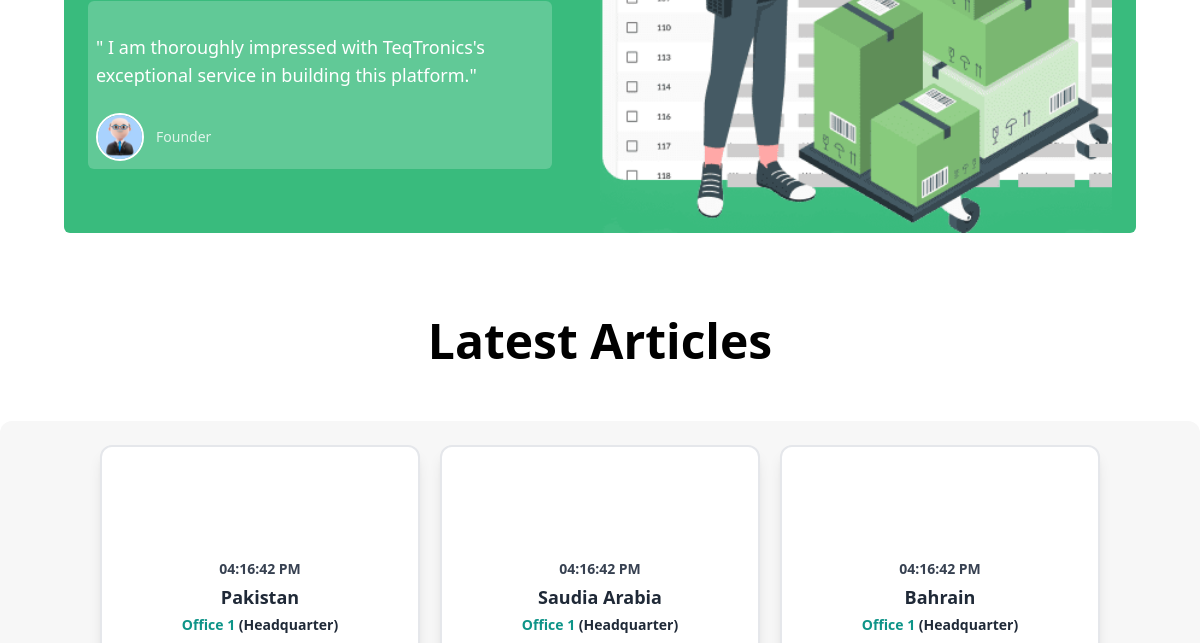
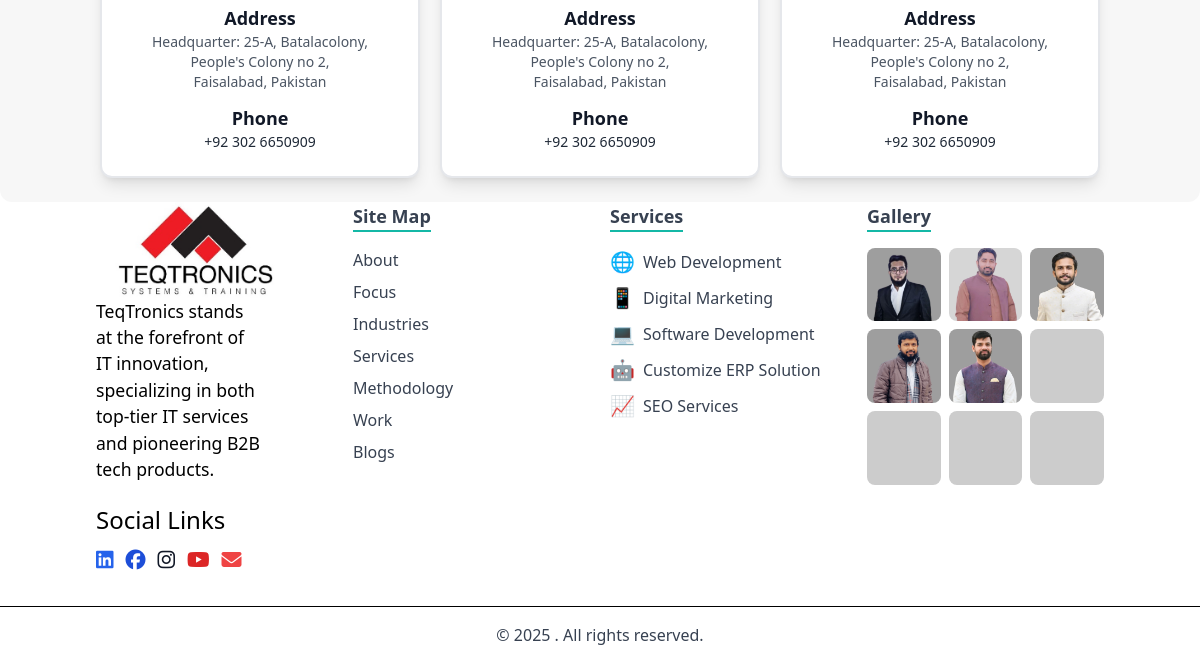
Before: / (lower part) with the older database file (2 pictures, top to bottom).
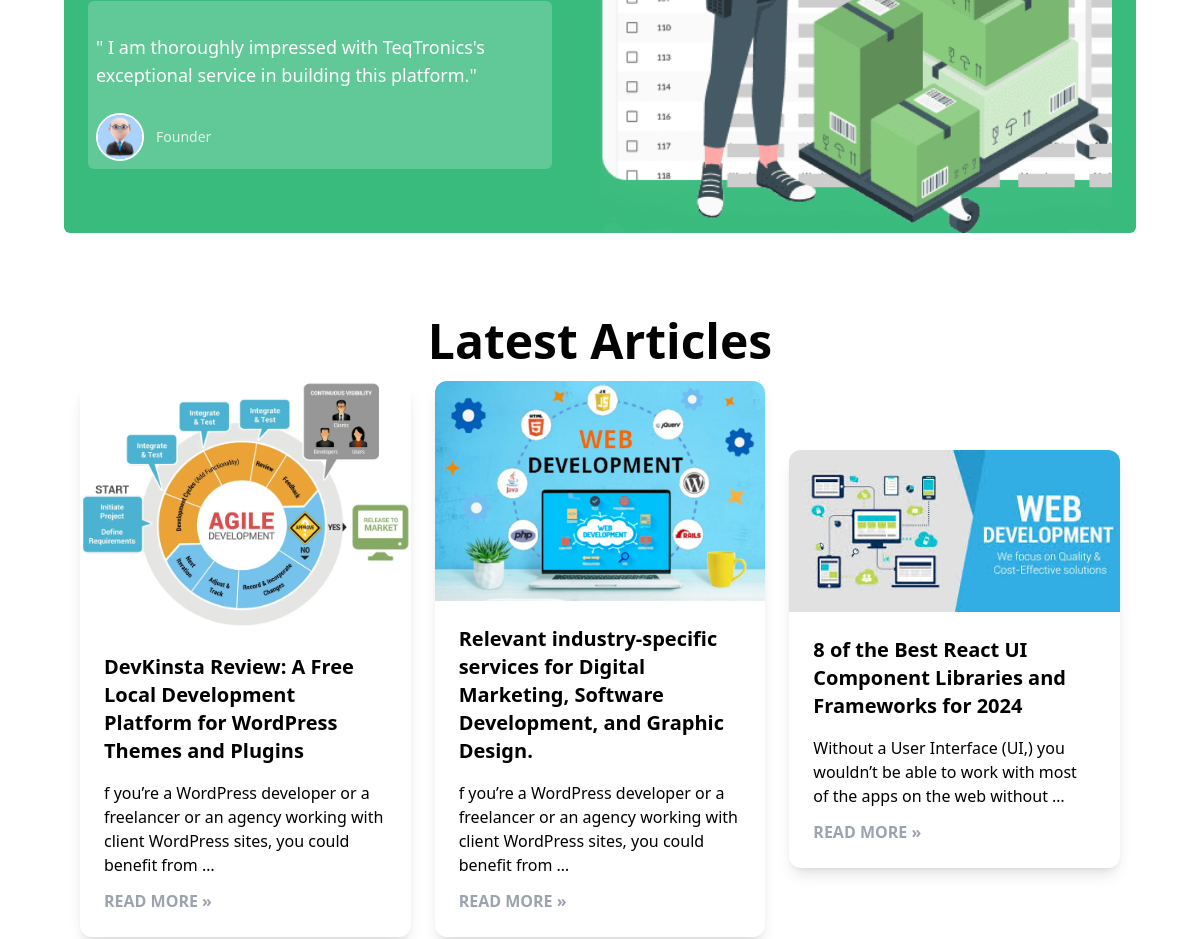
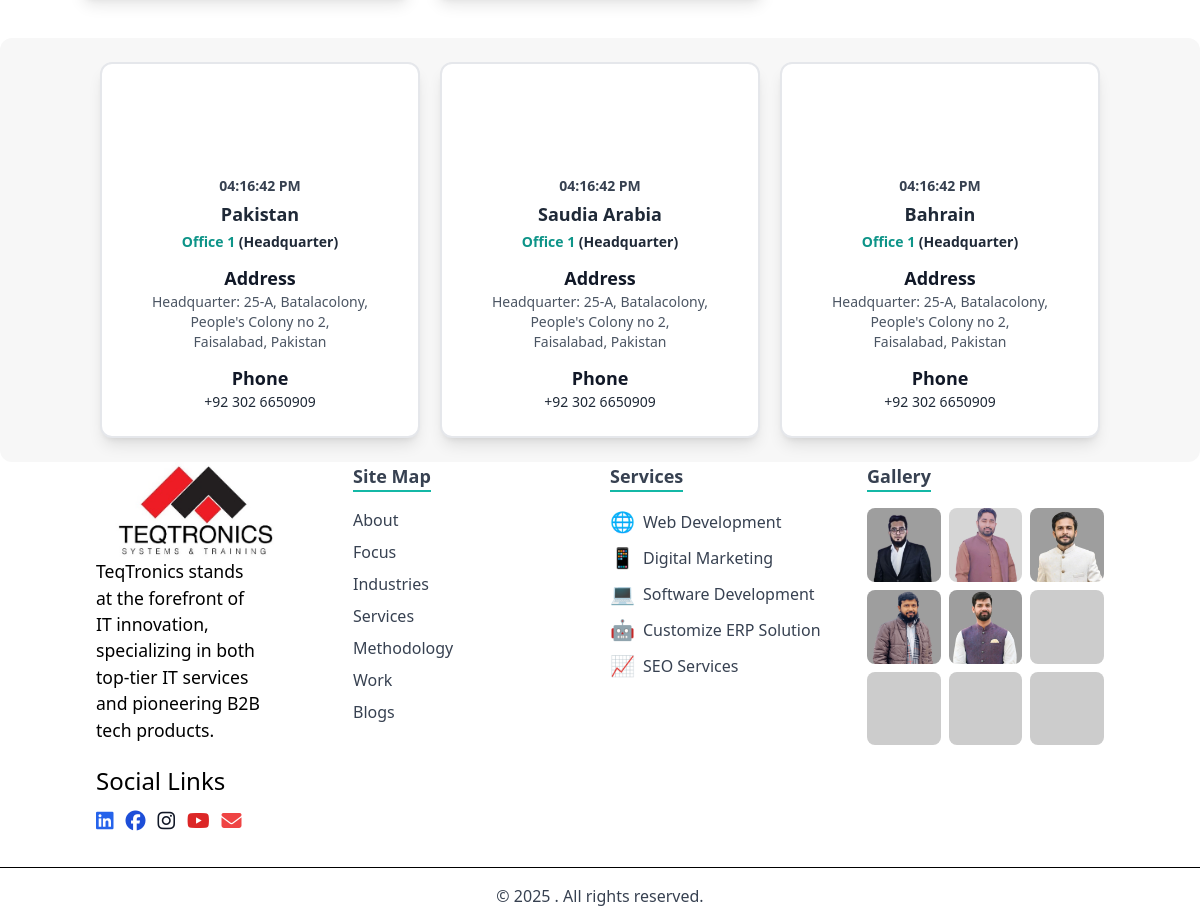
After: the same page with the newer database file (2 pictures, top to bottom).
### theme/models.py (models this page shows, shortened)
class Blog(models.Model):
    title = models.CharField(max_length=255)
    slug = models.SlugField(unique=True, blank=True)
    content = RichTextUploadingField(default="")
    author = models.ForeignKey(User, on_delete=models.SET_NULL, null=True)
    image = models.ImageField(upload_to='blogs/')
    category = models.ForeignKey(Category, on_delete=models.CASCADE, default=1, related_name='blogs')
    published_date = models.DateField(auto_now_add=True)

### theme/views.py (the view)
# urls.py: path('', views.home, name='home'),
def home(request):
    blogs = Blog.objects.order_by('-published_date')[:3]  # Get the 3 latest blogs
    return render(request, 'home.html', {'blogs': blogs})

### theme/templates/home.html (shortened to what this page needs)
{% extends "base.html" %}
{%load static%}
{% block content %}
<br>
<br><br>
<section class="w-full   my-10 px-16 py-5 ">
    <section class="bg-[#39BB7D] flex rounded-md  flex-col md:flex-row items-center justify-between  px-6 relative">
        <div class="w-full h-full  flex flex-col gap-2 items-start ">
            <div class="bg-[#61C997] rounded-md p-2">
                <p class="mt-6 text-lg text-white blur-[.4px] max-w-md">
                    " I am thoroughly impressed with TeqTronics's exceptional service in building this
                    platform."
                </p>
                <div class="flex items-center mt-6">
                    <img src="{%static 'img/work1logo.jpg'%}" alt="User Avatar"
                        class="w-12 h-12 rounded-full border-2 border-white">
                    <div class="ml-3">
                        <p class="text-sm text-white/80">Founder</p>
                    </div>
                </div>
            </div>
        </div>
        <div class="w-full h-full "><img src="{%static 'img/work3.png'%}" alt="food mbl" class="w-full h-full object-cover">
        </div>
    </section>
</section>
    <article class="w-full text-center px-16 max-md:px-10 max-md:py-4 py-6">
        <h1 class="text-5xl font-bold blur-[.4px]">Latest Articles</h1>
        <div class="w-full flex justify-center max-md:flex-col items-center gap-6 p-4">
            {% for blog in blogs|slice:":3" %}
            <div class="bg-white rounded-xl shadow-lg overflow-hidden w-1/3 max-md:w-full flex flex-col">
                <div class="h-52 w-full">
                    <img src="{{ blog.image.url }}" alt="Blog Image" class="w-full h-full object-cover">
                </div>
                <div class="p-6 flex-1 text-left w-full">
                    <h3 class="text-xl font-semibold">{{ blog.title }}</h3>
                    <p class="text-gray-600 mt-4">{{ blog.content|truncatewords:20|safe }}</p>
                    <a href="{% url 'blog_detail' blog.slug %}" class="text-gray-400 font-semibold mt-3 inline-block">READ MORE »</a>
                </div>
            </div>
            {% endfor %}
        </div>
    </article>
 {% endblock %}

Changed rows visible on the page:
added Blog: image (picture), title "DevKinsta Review: A Free Local Development Platform for WordPress Themes and Plugins", content "f you’re a WordPress developer or a freelancer or an agency working with client WordPress sites , you could benefit from …"
added Blog: image (picture), title "Relevant industry-specific services for Digital Marketing, Software Development, and Graphic Design.", content "f you’re a WordPress developer or a freelancer or an agency working with client WordPress sites , you could benefit from …"
added Blog: image (picture), title "8 of the Best React UI Component Libraries and Frameworks for 2024", content "Without a User Interface (UI,) you wouldn’t be able to work with most of the apps on the web without …"
